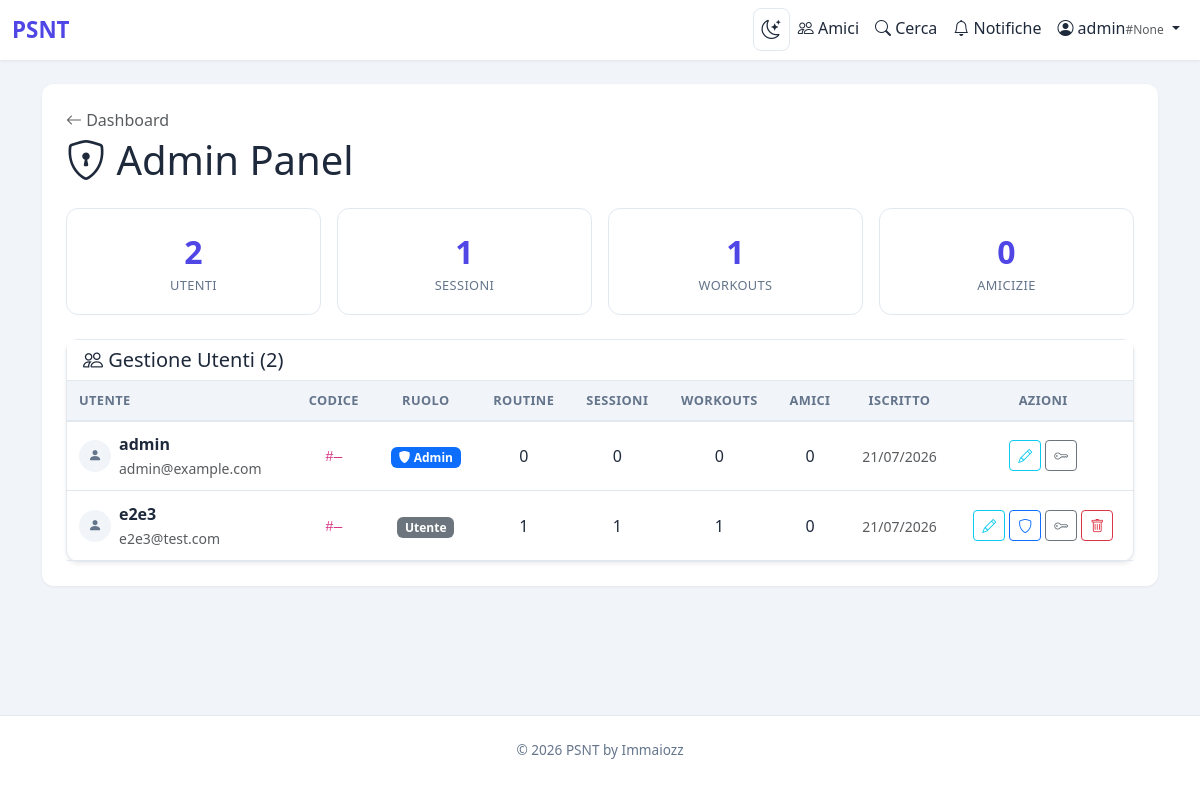
Before: /admin (signed in) with the older database file.
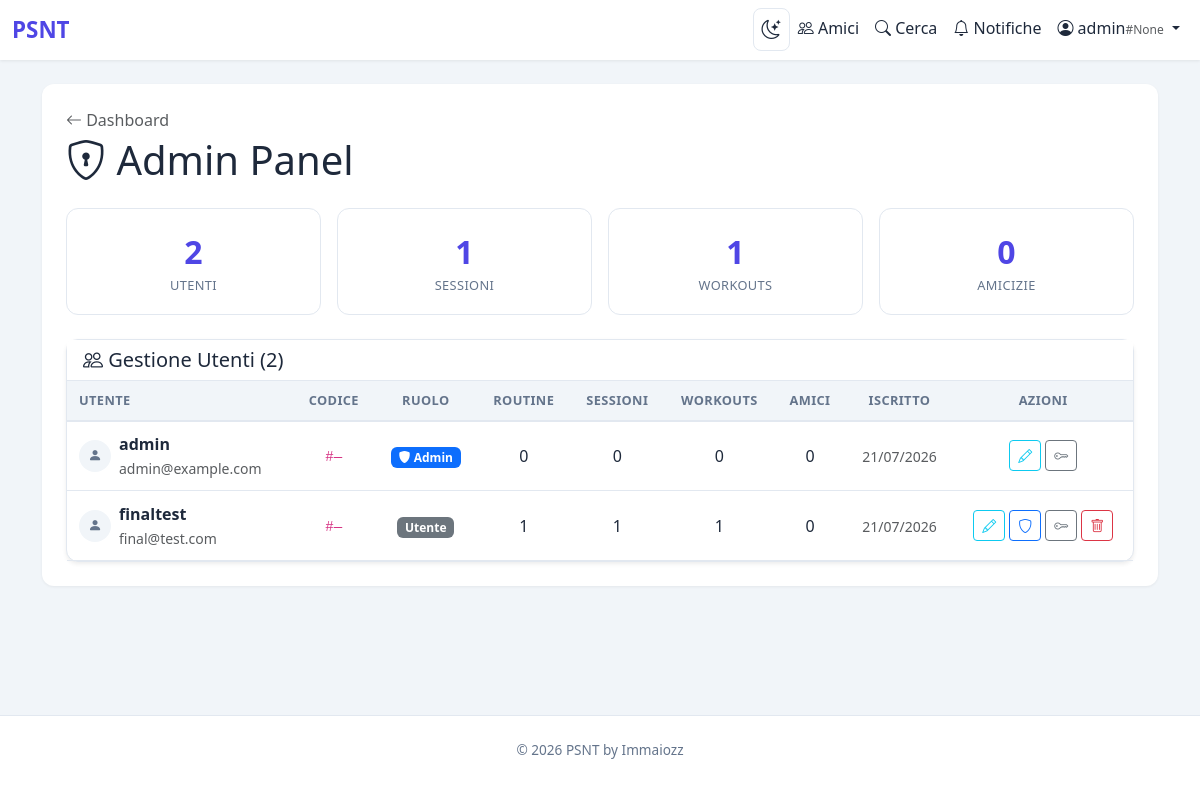
After: the same page with the newer database file.
### flask_app.py (models this page shows, shortened)
class User(UserMixin, db.Model):
    id = db.Column(db.Integer, primary_key=True)
    username = db.Column(db.String(80), unique=True, nullable=False, index=True)
    email = db.Column(db.String(120), unique=True, nullable=False, index=True)
    password_hash = db.Column(db.String(255), nullable=False)
    profile_image = db.Column(db.Text, nullable=True)
    friend_code = db.Column(db.String(4), unique=True, nullable=True, index=True)
    public_token = db.Column(db.String(36), unique=True, nullable=True, index=True)
    is_admin = db.Column(db.Boolean, default=False, nullable=False)
    created_at = db.Column(db.DateTime, default=datetime.utcnow)
    routines = db.relationship('Routine', backref='user', lazy=True, cascade='all, delete-orphan')
    routine_exercises = db.relationship('RoutineExercise', backref='user', lazy=True, cascade='all, delete-orphan')
    routine_sessions = db.relationship('RoutineSession', backref='user', lazy=True, cascade='all, delete-orphan')
    workouts = db.relationship('Workout', backref='user', lazy=True, cascade='all, delete-orphan')
    weight_history = db.relationship('WeightHistory', backref='user', lazy=True, cascade='all, delete-orphan')

### flask_app.py (the view)
@app.route("/admin")
@login_required
def admin_panel():
    if not current_user.is_admin:
        flash("✗ Accesso negato.", "danger")
        return redirect(url_for("dashboard"))
    users = User.query.order_by(User.created_at.desc()).all()
    if not users:
        return render_template("admin.html", user_data=[], total_users=0, total_sessions=0, total_workouts=0, total_friendships=0)
    user_ids = [u.id for u in users]
    routine_counts = dict(db.session.query(Routine.user_id, func.count(Routine.id)).filter(Routine.user_id.in_(user_ids)).group_by(Routine.user_id).all())
    session_counts = dict(db.session.query(RoutineSession.user_id, func.count(RoutineSession.id)).filter(RoutineSession.user_id.in_(user_ids)).group_by(RoutineSession.user_id).all())
    workout_counts = dict(db.session.query(Workout.user_id, func.count(Workout.id)).filter(Workout.user_id.in_(user_ids)).group_by(Workout.user_id).all())
    friendship_data = db.session.query(
        db.case((Friendship.requester_id.in_(user_ids), Friendship.requester_id), else_=Friendship.receiver_id).label("uid"),
        func.count(Friendship.id)
    ).filter(
        ((Friendship.requester_id.in_(user_ids)) | (Friendship.receiver_id.in_(user_ids))),
        Friendship.status == "accepted"
    ).group_by("uid").all()
    friendship_counts = {row.uid: row[1] for row in friendship_data}
    user_data = [{
        "user": u,
        "routines": routine_counts.get(u.id, 0),
        "sessions": session_counts.get(u.id, 0),
        "workouts": workout_counts.get(u.id, 0),
        "friends": friendship_counts.get(u.id, 0),
    } for u in users]
    total_users = len(users)
    total_sessions = sum(session_counts.values()) if session_counts else 0
    total_workouts = sum(workout_counts.values()) if workout_counts else 0
    total_friendships = sum(friendship_counts.values()) if friendship_counts else 0
    return render_template("admin.html",
                           user_data=user_data,
                           total_users=total_users,
                           total_sessions=total_sessions,
                           total_workouts=total_workouts,
                           total_friendships=total_friendships)

### flask_app.py (called while the page is built)
@login_manager.user_loader
def load_user(user_id):
    return db.session.get(User, int(user_id))

@app.context_processor
def inject_pending_requests():
    if current_user.is_authenticated:
        last_check = session.get("pending_check_time", 0)
        cached_count = session.get("pending_count", 0)
        now = time.time()
        if now - last_check > 60:
            count = Friendship.query.filter_by(receiver_id=current_user.id, status="pending").count()
            session["pending_count"] = count
            session["pending_check_time"] = now
            return dict(pending_requests_count=count)
        return dict(pending_requests_count=cached_count)
    return dict(pending_requests_count=0)

@app.before_request
def init_db_once():
    global _db_initialized
    if not _db_initialized:
        ensure_database()
        load_exercises()
        _db_initialized = True

### templates/admin.html (shortened to what the changed rows need)
{% extends "base.html" %}
{% block content %}
<div class="d-flex justify-content-between align-items-center mb-4">
    <div>
        <h1 class="mt-1 mb-0" style="color:var(--text-color);"><i class="bi bi-shield-lock"></i> Admin Panel</h1>
    </div>
</div>
<div class="card shadow-sm">
    <div class="card-body p-0">
        <div class="table-responsive">
            <table class="admin-table mb-0">
                <thead>
                    <tr>
                        <th>Utente</th>
                        <th class="text-center">Codice</th>
                        <th class="text-center">Ruolo</th>
                        <th class="text-center">Routine</th>
                        <th class="text-center">Sessioni</th>
                        <th class="text-center">Workouts</th>
                        <th class="text-center">Amici</th>
                        <th class="text-center">Iscritto</th>
                        <th class="text-center">Azioni</th>
                    </tr>
                </thead>
                <tbody>
                    {% for ud in user_data %}
                    {% set u = ud.user %}
                    <tr class="user-row">
                        <td>
                            <div class="d-flex align-items-center gap-2">
                                {% if u.profile_image %}
                                    <img src="{{ u.profile_image }}" alt="" style="width:32px;height:32px;border-radius:50%;object-fit:cover;">
                                {% else %}
                                    <div style="width:32px;height:32px;border-radius:50%;background:var(--bg-color);display:flex;align-items:center;justify-content:center;color:var(--text-muted);font-size:.85rem;">
                                        <i class="bi bi-person-fill"></i>
                                    </div>
                                {% endif %}
                                <div>
                                    <span class="fw-semibold">{{ u.username }}</span>
                                    <br><small class="text-muted">{{ u.email }}</small>
                                </div>
                            </div>
                        </td>
                        <td class="text-center"><code>#{{ u.friend_code or '—' }}</code></td>
                        <td class="text-center">
                            {% if u.is_admin %}
                                <span class="badge bg-primary"><i class="bi bi-shield-fill"></i> Admin</span>
                            {% else %}
                                <span class="badge bg-secondary">Utente</span>
                            {% endif %}
                        </td>
                        <td class="text-center">{{ ud.routines }}</td>
                        <td class="text-center">{{ ud.sessions }}</td>
                        <td class="text-center">{{ ud.workouts }}</td>
                        <td class="text-center">{{ ud.friends }}</td>
                        <td class="text-center"><small class="text-muted">{{ u.created_at.strftime('%d/%m/%Y') }}</small></td>
                        <td class="text-center">
                            <div class="d-flex gap-1 justify-content-center flex-wrap">
                                <button type="button" class="btn btn-sm btn-outline-info" onclick="editUser({{ u.id }}, '{{ u.username | e }}', '{{ u.friend_code or '' }}')" title="Modifica utente">
                                    <i class="bi bi-pencil"></i>
                                </button>
                                {% if u.id != current_user.id %}
                                <form method="POST" action="{{ url_for('toggle_admin', user_id=u.id) }}" style="display:inline;">
                                    <button type="submit" class="btn btn-sm {% if u.is_admin %}btn-outline-warning{% else %}btn-outline-primary{% endif %}" title="{% if u.is_admin %}Rimuovi admin{% else %}Promuovi ad admin{% endif %}">
                                        <i class="bi bi-shield{% if u.is_admin %}-fill{% endif %}"></i>
                                    </button>
                                </form>
                                {% endif %}
                                <form method="POST" action="{{ url_for('admin_reset_password', user_id=u.id) }}" style="display:inline;">
                                    <button type="submit" class="btn btn-sm btn-outline-secondary" onclick="return confirm('Resettaggiare la password di {{ u.username }}?')" title="Reset password">
                                        <i class="bi bi-key"></i>
                                    </button>
                                </form>
                                {% if u.id != current_user.id %}
                                <form method="POST" action="{{ url_for('admin_delete_user', user_id=u.id) }}" style="display:inline;">
                                    <button type="submit" class="btn btn-sm btn-outline-danger" onclick="return confirm('Eliminare {{ u.username }}? Tutti i suoi dati verranno persi.')" title="Elimina utente">
                                        <i class="bi bi-trash"></i>
                                    </button>
                                </form>
                                {% endif %}
                            </div>
                        </td>
                    </tr>
                    {% endfor %}
                </tbody>
            </table>
        </div>
    </div>
</div>
{% endblock %}

Changed rows visible on the page:
changed User id 1: username "e2e3" → "finaltest"; email "e2e3@test.com" → "final@test.com"
